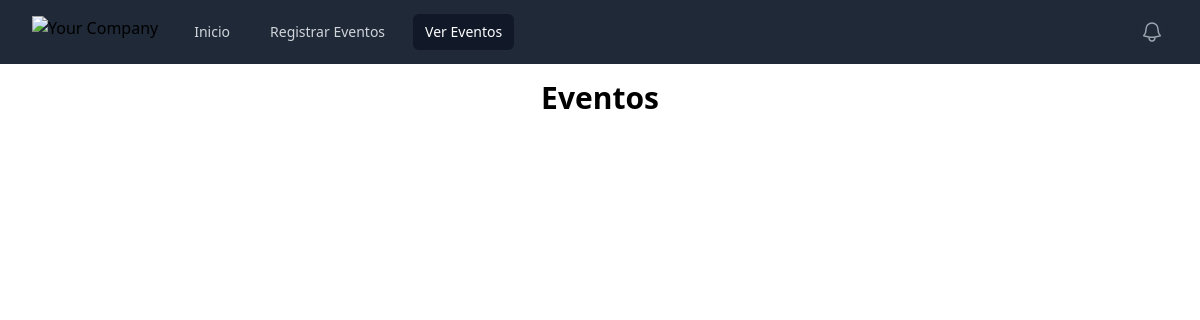
Page /eventos on the earlier database version.
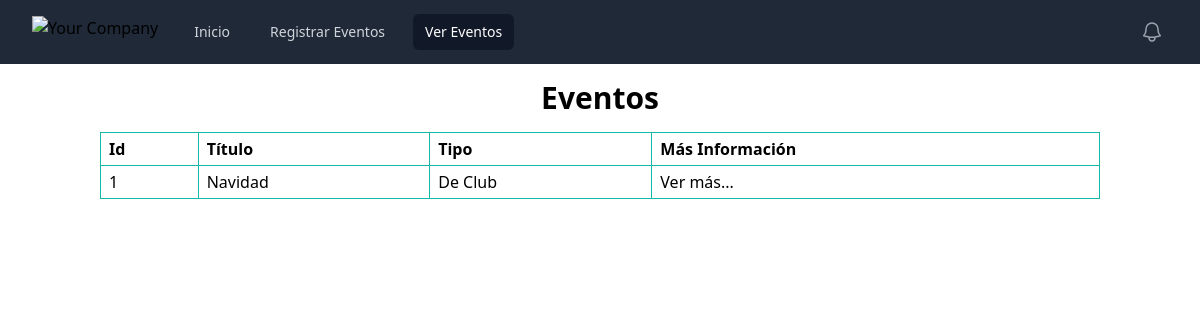
Same page on the later database version.
### tables this page shows
CREATE TABLE events(
    eventId INTEGER PRIMARY KEY AUTOINCREMENT,
    title VARCHAR(40) NOT NULL UNIQUE,
    description VARCHAR(160) NOT NULL NOT NULL,
    dateTime TIMESTAMP NOT NULL,
    location VARCHAR(40) NOT NULL,
    type VARCHAR(40) NOT NULL
  );

### app.py (the view)
@app.route('/eventos')
def ver_eventos():
  connection = sqlite3.connect(database_path)
  cursor = connection.cursor()
  events = cursor.execute(f'SELECT eventId, title, description, dateTime, location, type FROM events;').fetchall()
  event_list = [
    {'id': event[0], 'title': event[1], 'description': event[2], 'dateTime': event[3], 'location': event[4], 'type': event[5]}
    for event in events
  ]
  connection.close()
  return render_template('ver_eventos.html', events=event_list)

### templates/ver_eventos.html (shortened to what this page needs)
{% extends 'index.html' %}
{% block nav_items %}
  <a href="{{ url_for('index') }}" class="nav-link">Inicio</a>
  <a href="{{ url_for('registrar_evento') }}" class="nav-link">Registrar Eventos</a>
  <a href="{{ url_for('ver_eventos') }}" class="selected-nav-link" aria-current="page">Ver Eventos</a>
{% endblock %}
{% block page %}Eventos{% endblock %}
{% block body %}
<div class="w-full">
  {% if events %}
    <table class="w-10/12 mx-auto my-4">
      <tbody>
        <tr>
          <th class="w-auto px-2 py-1 border-teal-500 border items-center text-start">Id</th>
          <th class="w-auto px-2 py-1 border-teal-500 border items-center text-start">Título</th>
          <th class="w-auto px-2 py-1 border-teal-500 border items-center text-start">Tipo</th>
          <th class="w-auto px-2 py-1 border-teal-500 border items-center text-start">Más Información</th>
        </tr>
      {% for event in events %}
        <tr>
          <td class="w-auto px-2 py-1 border-teal-500 border items-center text-start">{{ event['id'] }}</td>
          <td class="w-auto px-2 py-1 border-teal-500 border items-center text-start">{{ event['title'] }}</td>
          <td class="w-auto px-2 py-1 border-teal-500 border items-center text-start">{{ event['type'] }}</td>
          <td class="w-auto px-2 py-1 border-teal-500 border items-center text-start">
            <a href="{{ url_for('evento', id=event['id']) }}">Ver más...</a>
          </td>
        </tr>
      {% endfor %}
      </tbody>
    </table>
  {% endif %}
</div>
{% endblock %}

Differences in the rows shown:
added events: id "1", title "Navidad", type "De Club"
Other differences:
text now shown: "Id Título Tipo Más Información"
